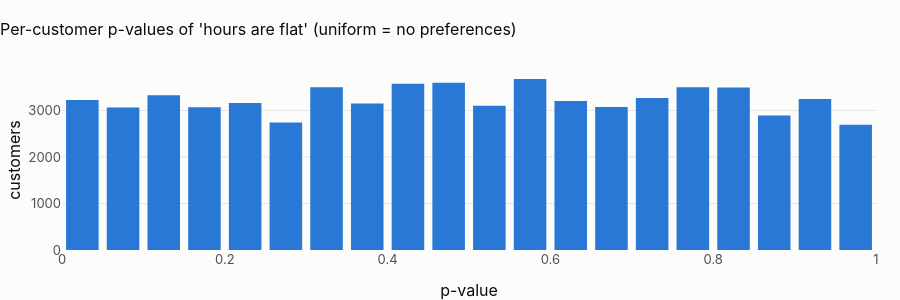

Here is the notebook cell this chart was saved with:
### Markdown cell above
## 1 · Does a customer have a preferred hour?

### Code cell
ch = star.q("""select customer_id, hour(transaction_ts_utc - interval 6 hour) as h, count(*) as n
               from {int_transactions_enriched} group by all order by customer_id, h""")
pv = ch.pivot_table(index="customer_id", columns="h", values="n", fill_value=0)
pv = pv[pv.sum(axis=1) >= 30]
e = pv.sum(axis=1).to_numpy()[:, None] / 24
chi = ((pv.to_numpy() - e) ** 2 / e).sum(axis=1)
p_cust = stats.chi2.sf(chi, 23)
rej = int((p_cust < 0.01).sum())
bt = stats.binomtest(rej, len(p_cust), 0.01, alternative="greater")
tests.append(
    {
        "scenario": "02 customer",
        "test": "customers with a preferred hour (share rejecting flat at 1 %)",
        "statistic": rej / len(p_cust),
        "p_value": bt.pvalue,
        "effect": rej / len(p_cust) - 0.01,
        "n": len(p_cust),
        "reading": "preferences exist" if bt.pvalue < 0.01 else "no more than chance",
    }
)
cnt, edges = np.histogram(p_cust, bins=20, range=(0, 1))
fig = px.bar(
    x=(edges[:-1] + edges[1:]) / 2,
    y=cnt,
    title="Per-customer p-values of 'hours are flat' (uniform = no preferences)",
)
fig.update_layout(height=300, xaxis_title="p-value", yaxis_title="customers")
fig.show()
display(
    Markdown(
        f"**{100 * rej / len(p_cust):.2f} % of {len(p_cust):,} customers reject a flat hourly profile at 1 %** "
        f"(1 % expected by chance; binomial p = {bt.pvalue:.2g}). The p-values are "
        + (
            "uniform: no customer has a preferred hour, so 'reach the customer at their hour' and 'an unusual hour "
            "for this customer' have nothing to learn from."
            if bt.pvalue > 0.01
            else "skewed towards zero: some customers have preferred hours."
        )
    )
)

### Figure 1 — Plotly figure (JSON) as saved in the notebook; plotly's stock layout.template omitted (floating-point values rounded to 4 significant figures)
{"data": [{"hovertemplate": "x=%{x}<br>y=%{y}<extra></extra>", "legendgroup": "", "marker": {"color": "#2a78d6", "pattern": {"shape": ""}}, "name": "", "orientation": "v", "showlegend": false, "textposition": "auto", "type": "bar", "x": [0.025, 0.075, 0.125, 0.175, 0.225, 0.275, 0.325, 0.375, 0.425, 0.475, 0.525, 0.575, 0.625, 0.675, 0.725, 0.775, 0.825, 0.875, 0.925, 0.975], "xaxis": "x", "y": [3222, 3065, 3328, 3070, 3157, 2742, 3498, 3146, 3574, 3593, 3099, 3675, 3200, 3073, 3267, 3497, 3494, 2891, 3246, 2694], "yaxis": "y"}], "layout": {"barmode": "relative", "height": 300, "legend": {"tracegroupgap": 0}, "title": {"text": "Per-customer p-values of 'hours are flat' (uniform = no preferences)"}, "xaxis": {"anchor": "y", "domain": [0.0, 1.0], "title": {"text": "p-value"}}, "yaxis": {"anchor": "x", "domain": [0.0, 1.0], "title": {"text": "customers"}}}}
